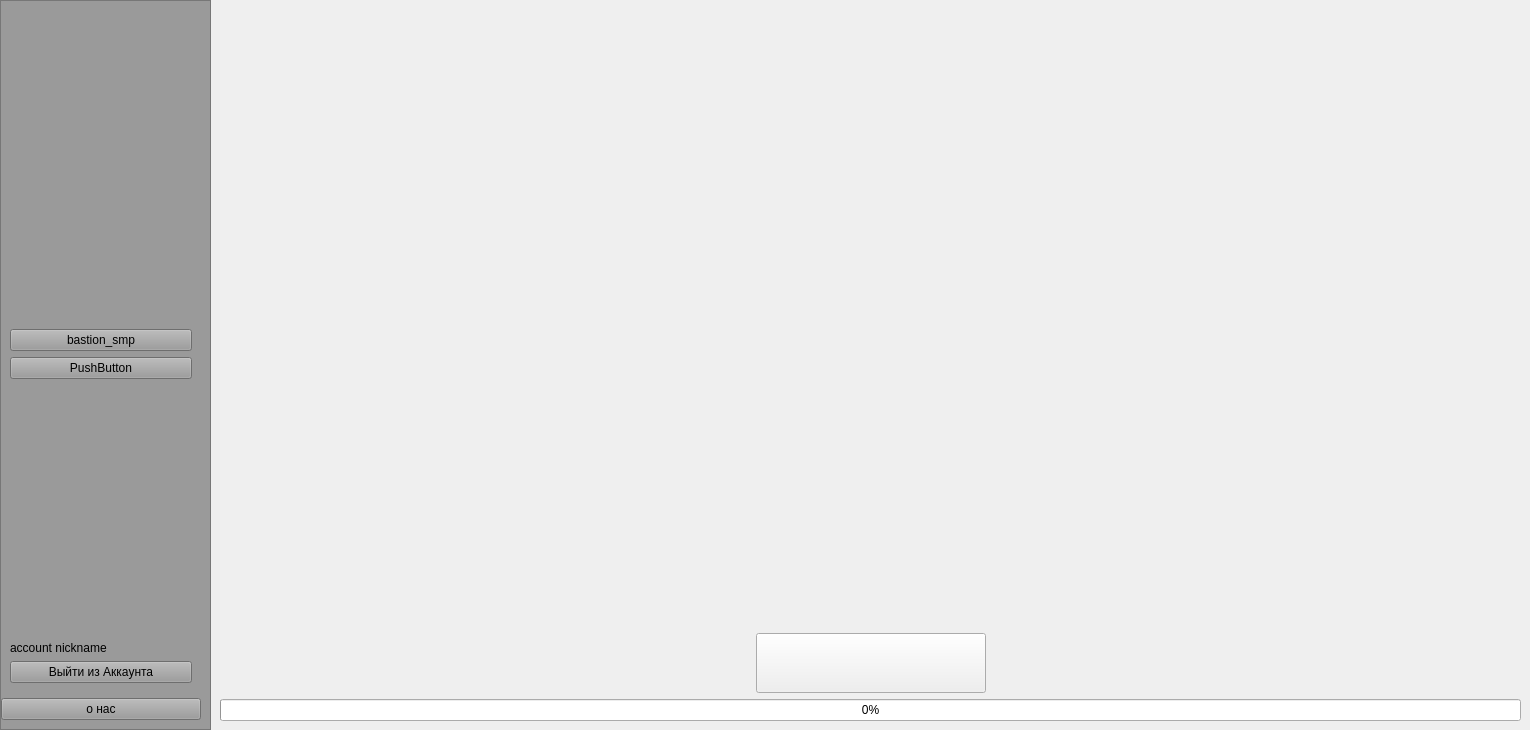
<?xml version="1.0" encoding="UTF-8"?>
<ui version="4.0">
 <class>MainWindow</class>
 <widget class="QMainWindow" name="MainWindow">
  <property name="geometry">
   <rect>
    <x>0</x>
    <y>0</y>
    <width>1530</width>
    <height>730</height>
   </rect>
  </property>
  <property name="sizePolicy">
   <sizepolicy hsizetype="Minimum" vsizetype="Maximum">
    <horstretch>0</horstretch>
    <verstretch>0</verstretch>
   </sizepolicy>
  </property>
  <property name="minimumSize">
   <size>
    <width>0</width>
    <height>0</height>
   </size>
  </property>
  <property name="baseSize">
   <size>
    <width>1530</width>
    <height>730</height>
   </size>
  </property>
  <property name="windowTitle">
   <string>MainWindow</string>
  </property>
  <property name="styleSheet">
   <string notr="true"/>
  </property>
  <widget class="QWidget" name="centralwidget">
   <property name="layoutDirection">
    <enum>Qt::LeftToRight</enum>
   </property>
   <layout class="QHBoxLayout" name="horizontalLayout">
    <property name="spacing">
     <number>0</number>
    </property>
    <property name="leftMargin">
     <number>0</number>
    </property>
    <property name="topMargin">
     <number>0</number>
    </property>
    <property name="rightMargin">
     <number>0</number>
    </property>
    <property name="bottomMargin">
     <number>0</number>
    </property>
    <item>
     <widget class="QFrame" name="left_info_line">
      <property name="sizePolicy">
       <sizepolicy hsizetype="Fixed" vsizetype="Preferred">
        <horstretch>0</horstretch>
        <verstretch>0</verstretch>
       </sizepolicy>
      </property>
      <property name="minimumSize">
       <size>
        <width>200</width>
        <height>0</height>
       </size>
      </property>
      <property name="baseSize">
       <size>
        <width>200</width>
        <height>0</height>
       </size>
      </property>
      <property name="styleSheet">
       <string notr="true">background-color: rgb(154, 154, 154);</string>
      </property>
      <property name="frameShape">
       <enum>QFrame::StyledPanel</enum>
      </property>
      <property name="frameShadow">
       <enum>QFrame::Raised</enum>
      </property>
      <layout class="QVBoxLayout" name="verticalLayout_2">
       <property name="leftMargin">
        <number>0</number>
       </property>
       <item>
        <widget class="QLabel" name="logo">
         <property name="minimumSize">
          <size>
           <width>200</width>
           <height>66</height>
          </size>
         </property>
         <property name="styleSheet">
          <string notr="true">border-image: url(:/logo/BASMINE.png);</string>
         </property>
         <property name="frameShape">
          <enum>QFrame::NoFrame</enum>
         </property>
         <property name="scaledContents">
          <bool>false</bool>
         </property>
        </widget>
       </item>
       <item>
        <spacer name="verticalSpacer_3">
         <property name="orientation">
          <enum>Qt::Vertical</enum>
         </property>
         <property name="sizeHint" stdset="0">
          <size>
           <width>20</width>
           <height>40</height>
          </size>
         </property>
        </spacer>
       </item>
       <item>
        <widget class="QWidget" name="servers" native="true">
         <layout class="QVBoxLayout" name="verticalLayout_4">
          <item>
           <widget class="QPushButton" name="bation_smp">
            <property name="text">
             <string>bastion_smp</string>
            </property>
           </widget>
          </item>
          <item>
           <widget class="QPushButton" name="nn">
            <property name="text">
             <string>PushButton</string>
            </property>
           </widget>
          </item>
         </layout>
        </widget>
       </item>
       <item>
        <spacer name="verticalSpacer_2">
         <property name="orientation">
          <enum>Qt::Vertical</enum>
         </property>
         <property name="sizeHint" stdset="0">
          <size>
           <width>20</width>
           <height>40</height>
          </size>
         </property>
        </spacer>
       </item>
       <item>
        <widget class="QWidget" name="account" native="true">
         <layout class="QVBoxLayout" name="verticalLayout_5">
          <item>
           <widget class="QLabel" name="account_name">
            <property name="text">
             <string>account nickname</string>
            </property>
           </widget>
          </item>
          <item>
           <widget class="QPushButton" name="viyti_iz_accounta">
            <property name="text">
             <string>Выйти из Аккаунта</string>
            </property>
           </widget>
          </item>
         </layout>
        </widget>
       </item>
       <item>
        <layout class="QVBoxLayout" name="verticalLayout_3">
         <item>
          <widget class="QPushButton" name="pushButton_2">
           <property name="text">
            <string>о нас</string>
           </property>
          </widget>
         </item>
        </layout>
       </item>
      </layout>
     </widget>
    </item>
    <item>
     <widget class="QWidget" name="main" native="true">
      <layout class="QVBoxLayout" name="verticalLayout">
       <item>
        <layout class="QGridLayout" name="launch_button_zone">
         <item row="2" column="1">
          <widget class="QPushButton" name="launch_button">
           <property name="sizePolicy">
            <sizepolicy hsizetype="Maximum" vsizetype="Maximum">
             <horstretch>6</horstretch>
             <verstretch>0</verstretch>
            </sizepolicy>
           </property>
           <property name="minimumSize">
            <size>
             <width>230</width>
             <height>60</height>
            </size>
           </property>
           <property name="baseSize">
            <size>
             <width>230</width>
             <height>60</height>
            </size>
           </property>
           <property name="styleSheet">
            <string notr="true">QPushButton
{
border-image: url(:/launch_button/launchimage.png);
}
QPushButton::hover
{
border-image: url(:/launch_button/launchimage hover.png);
}
QPushButton::clicked
{
url(:/launch_button/launchimage clicked.png)
}</string>
           </property>
           <property name="text">
            <string/>
           </property>
          </widget>
         </item>
         <item row="2" column="0">
          <spacer name="spacer">
           <property name="orientation">
            <enum>Qt::Horizontal</enum>
           </property>
           <property name="sizeHint" stdset="0">
            <size>
             <width>40</width>
             <height>20</height>
            </size>
           </property>
          </spacer>
         </item>
         <item row="2" column="2">
          <spacer name="spacer_3">
           <property name="orientation">
            <enum>Qt::Horizontal</enum>
           </property>
           <property name="sizeHint" stdset="0">
            <size>
             <width>40</width>
             <height>20</height>
            </size>
           </property>
          </spacer>
         </item>
         <item row="0" column="1">
          <spacer name="spacer_2">
           <property name="orientation">
            <enum>Qt::Vertical</enum>
           </property>
           <property name="sizeHint" stdset="0">
            <size>
             <width>20</width>
             <height>40</height>
            </size>
           </property>
          </spacer>
         </item>
        </layout>
       </item>
       <item>
        <widget class="QProgressBar" name="progressBar">
         <property name="value">
          <number>0</number>
         </property>
        </widget>
       </item>
      </layout>
     </widget>
    </item>
   </layout>
  </widget>
 </widget>
 <resources>
  <include location="assets/blauncher_assets.qrc"/>
 </resources>
 <connections/>
</ui>
